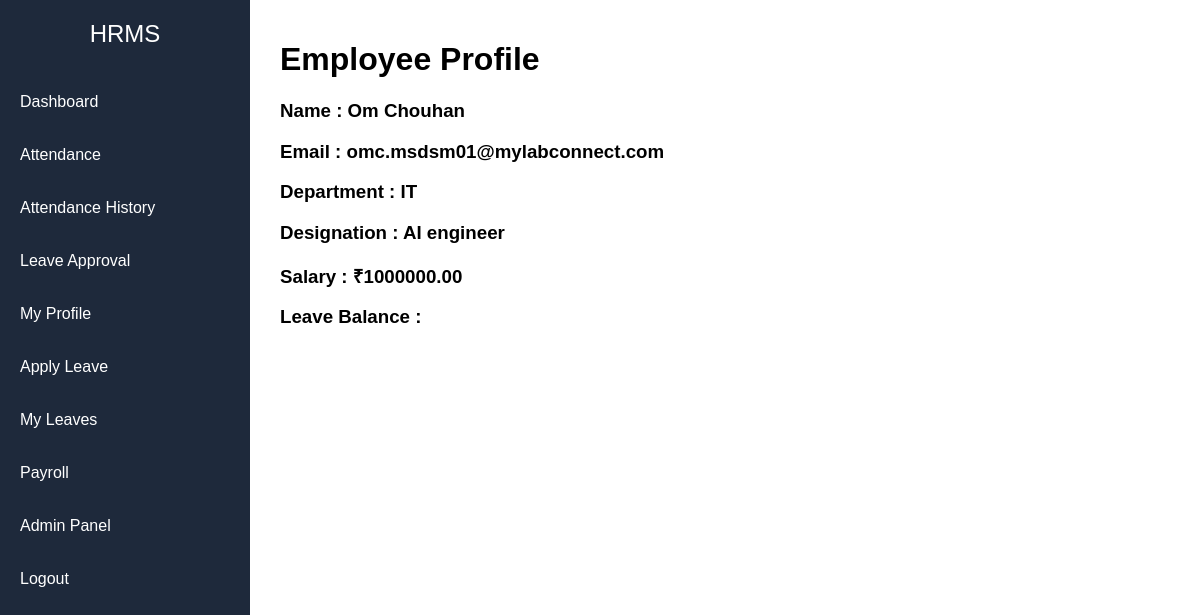
Screenshot of /profile/ (signed in) with the database file from the repository.
### employees/models.py (models this page shows, shortened)
class Employee(models.Model):
    user = models.OneToOneField(
        User,
        on_delete=models.CASCADE,
        null=True,
        blank=True
    )
    employee_code = models.CharField(
        max_length=20,
        unique=True
    )
    name = models.CharField(
        max_length=100
    )
    email = models.EmailField(
        unique=True
    )
    phone = models.CharField(
        max_length=15
    )
    designation = models.CharField(
        max_length=100
    )
    department = models.CharField(
        max_length=100
    )
    salary = models.DecimalField(
        max_digits=10,
        decimal_places=2
    )
    joining_date = models.DateField()
    status = models.BooleanField(
        default=True
    )

### accounts/views.py (the view)
@login_required
def employee_profile(request):
    employee = Employee.objects.get(
        user=request.user
    )
    return render(
        request,
        'employee_profile.html',
        {
            'employee': employee
        }
    )

### templates/employee_profile.html (shortened to what this page needs)
{% extends 'base.html' %}
{% block content %}
<h1>Employee Profile</h1>
<h3>Name : {{ employee.name }}</h3>
<h3>Email : {{ employee.email }}</h3>
<h3>Department : {{ employee.department }}</h3>
<h3>Designation : {{ employee.designation }}</h3>
<h3>Salary : ₹{{ employee.salary }}</h3>
<h3>Leave Balance :
</h3>
{% endblock %}

### templates/base.html (style rules this page uses)
body { margin:0; font-family:Arial; }

### rows the page displays
Employee: name "Om Chouhan", email "omc.msdsm01@mylabconnect.com", department "IT", designation "AI engineer", salary "1000000.00"
